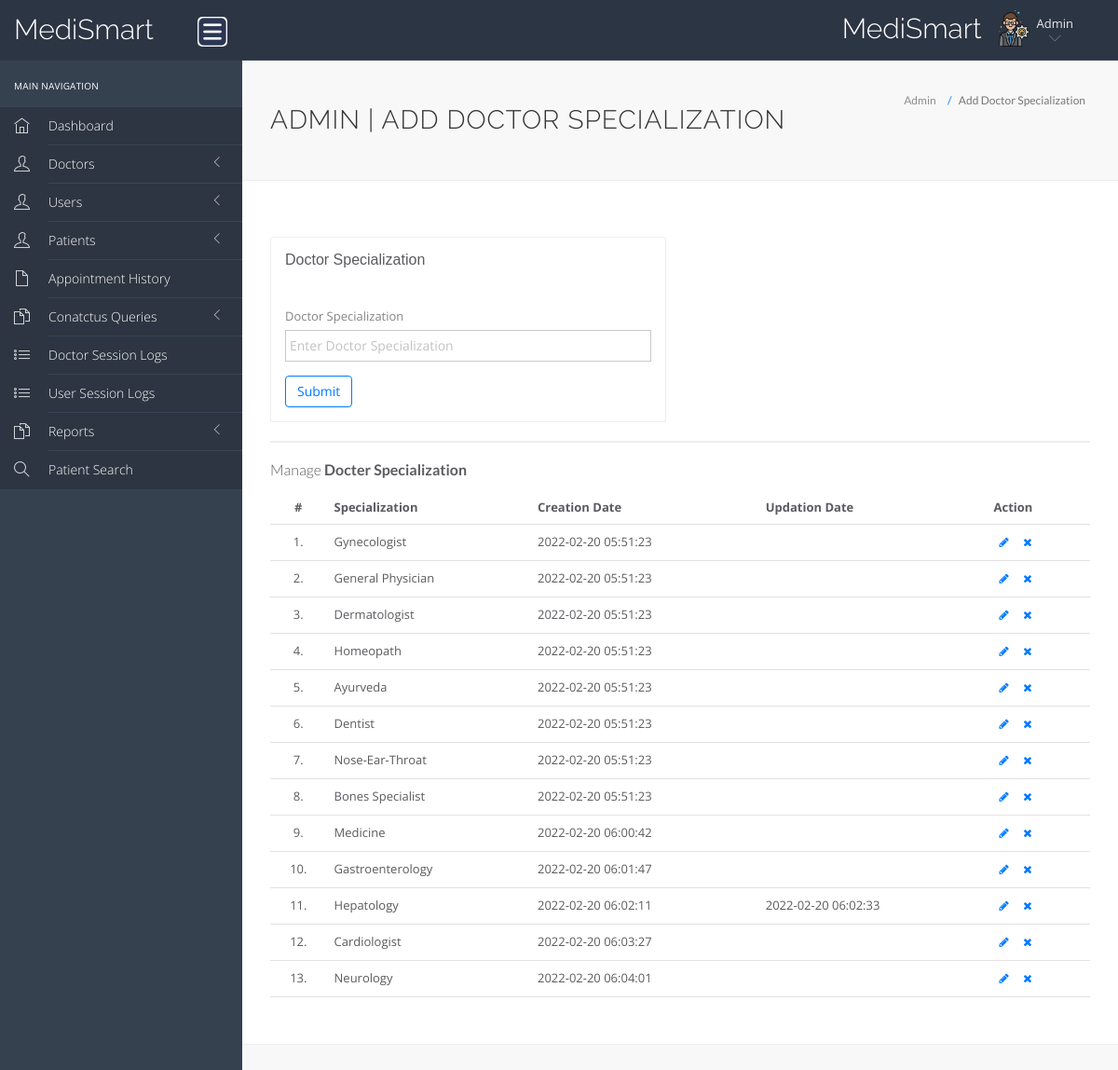
Page /hms/admin/doctor-specilization.php (signed in) on the committed database.
### tables this page shows
CREATE TABLE `doctorspecilization` (
  `id` int(11) NOT NULL,
  `specilization` varchar(255) DEFAULT NULL,
  `creationDate` timestamp NULL DEFAULT current_timestamp(),
  `updationDate` timestamp NULL DEFAULT NULL ON UPDATE current_timestamp()
);

### hms/admin/doctor-specilization.php (the view, shortened to what this page needs)
<?php
	include('include/config.php');
?>
<!DOCTYPE html>
<html lang="en">
<head>
    <link rel="stylesheet" href="vendor/bootstrap/css/bootstrap.min.css">
    <link rel="stylesheet" href="vendor/fontawesome/css/font-awesome.min.css">
    <link rel="stylesheet" href="vendor/themify-icons/themify-icons.min.css">
    <link href="vendor/animate.css/animate.min.css" rel="stylesheet" media="screen">
    <link href="vendor/perfect-scrollbar/perfect-scrollbar.min.css" rel="stylesheet" media="screen">
    <link href="vendor/switchery/switchery.min.css" rel="stylesheet" media="screen">
    <link href="vendor/bootstrap-touchspin/jquery.bootstrap-touchspin.min.css" rel="stylesheet" media="screen">
    <link href="vendor/select2/select2.min.css" rel="stylesheet" media="screen">
    <link href="vendor/bootstrap-datepicker/bootstrap-datepicker3.standalone.min.css" rel="stylesheet" media="screen">
    <link href="vendor/bootstrap-timepicker/bootstrap-timepicker.min.css" rel="stylesheet" media="screen">
    <link rel="stylesheet" href="assets/css/styles.css">
    <link rel="stylesheet" href="assets/css/plugins.css">
    <link rel="stylesheet" href="assets/css/themes/theme-5.css" id="skin_color" />
</head>
<body>
    <div id="app">
        <?php include('include/sidebar.php');?>
        <div class="app-content">
            <?php include('include/header.php');?>
            <div class="main-content">
                <div class="wrap-content container" id="container">
                    <section id="page-title">
                        <div class="row">
                            <div class="col-sm-8">
                                <h1 class="mainTitle">Admin | Add Doctor Specialization</h1>
                            </div>
                            <ol class="breadcrumb">
                                <li>
                                    <span>Admin</span>
                                </li>
                                <li class="active">
                                    <span>Add Doctor Specialization</span>
                                </li>
                            </ol>
                        </div>
                    </section>
                    <div class="container-fluid container-fullw bg-white">
                        <div class="row">
                            <div class="col-md-12">
                                <div class="row margin-top-30">
                                    <div class="col-lg-6 col-md-12">
                                        <div class="panel panel-white">
                                            <div class="panel-heading">
                                                <h5 class="panel-title">Doctor Specialization</h5>
                                            </div>
                                            <div class="panel-body">
                                                <form role="form" name="dcotorspcl" method="post">
                                                    <div class="form-group">
                                                        <label for="exampleInputEmail1">
                                                            Doctor Specialization
                                                        </label>
                                                        <input type="text" name="doctorspecilization"
                                                            class="form-control"
                                                            placeholder="Enter Doctor Specialization">
                                                    </div>
                                                    <button type="submit" name="submit" class="btn btn-o btn-primary">
                                                        Submit
                                                    </button>
                                                </form>
                                            </div>
                                        </div>
                                    </div>
                                </div>
                            </div>
                            <div class="col-lg-12 col-md-12">
                                <div class="panel panel-white">
                                </div>
                            </div>
                        </div>
                        <div class="row">
                            <div class="col-md-12">
                                <h5 class="over-title margin-bottom-15">Manage <span class="text-bold">Docter
                                        Specialization</span></h5>
                                <table class="table table-hover" id="sample-table-1">
                                    <thead>
                                        <tr>
                                            <th class="center">#</th>
                                            <th>Specialization</th>
                                            <th class="hidden-xs">Creation Date</th>
                                            <th>Updation Date</th>
                                            <th>Action</th>
                                        </tr>
                                    </thead>
                                    <tbody>
                                        <?php
											$sql=mysqli_query($con,"select * from doctorSpecilization");
											$cnt=1;
											while($row=mysqli_fetch_array($sql)){
										?>
                                        <tr>
                                            <td class="center"><?php echo $cnt;?>.</td>
                                            <td class="hidden-xs"><?php echo $row['specilization'];?></td>
                                            <td><?php echo $row['creationDate'];?></td>
                                            <td><?php echo $row['updationDate'];?>
                                            </td>
                                            <td>
                                                <div class="visible-md visible-lg hidden-sm hidden-xs">
                                                    <a href="edit-doctor-specialization.php?id=<?php echo $row['id'];?>"
                                                        class="btn btn-transparent btn-xs" tooltip-placement="top"
                                                        tooltip="Edit"><i class="fa fa-pencil"></i></a>
                                                    <a href="doctor-specilization.php?id=<?php echo $row['id']?>&del=delete"
                                                        onClick="return confirm('Are you sure you want to delete?')"
                                                        class="btn btn-transparent btn-xs tooltips"
                                                        tooltip-placement="top" tooltip="Remove"><i
                                                            class="fa fa-times fa fa-white"></i></a>
                                                </div>
                                            </td>
                                        </tr>
                                        <?php
												$cnt=$cnt+1;
											}
										?>
                                    </tbody>
                                </table>
                            </div>
                        </div>
                    </div>
                </div>
            </div>
        </div>
    </div>
</body>
</html>

### hms/admin/assets/css/themes/theme-5.css (style rules this page uses)
body { background: #f8f8f8; }

### rows in the picture
doctorspecilization: specilization "Gynecologist", creationDate "2022-02-20 05:51:23"
doctorspecilization: specilization "General Physician", creationDate "2022-02-20 05:51:23"
doctorspecilization: specilization "Dermatologist", creationDate "2022-02-20 05:51:23"
doctorspecilization: specilization "Homeopath", creationDate "2022-02-20 05:51:23"
doctorspecilization: specilization "Ayurveda", creationDate "2022-02-20 05:51:23"
doctorspecilization: specilization "Dentist", creationDate "2022-02-20 05:51:23"
doctorspecilization: specilization "Nose-Ear-Throat", creationDate "2022-02-20 05:51:23"
doctorspecilization: specilization "Bones Specialist", creationDate "2022-02-20 05:51:23"
doctorspecilization: specilization "Medicine", creationDate "2022-02-20 06:00:42"
doctorspecilization: specilization "Gastroenterology", creationDate "2022-02-20 06:01:47"
doctorspecilization: specilization "Hepatology", creationDate "2022-02-20 06:02:11", updationDate "2022-02-20 06:02:33"
doctorspecilization: specilization "Cardiologist", creationDate "2022-02-20 06:03:27"
doctorspecilization: specilization "Neurology", creationDate "2022-02-20 06:04:01"
